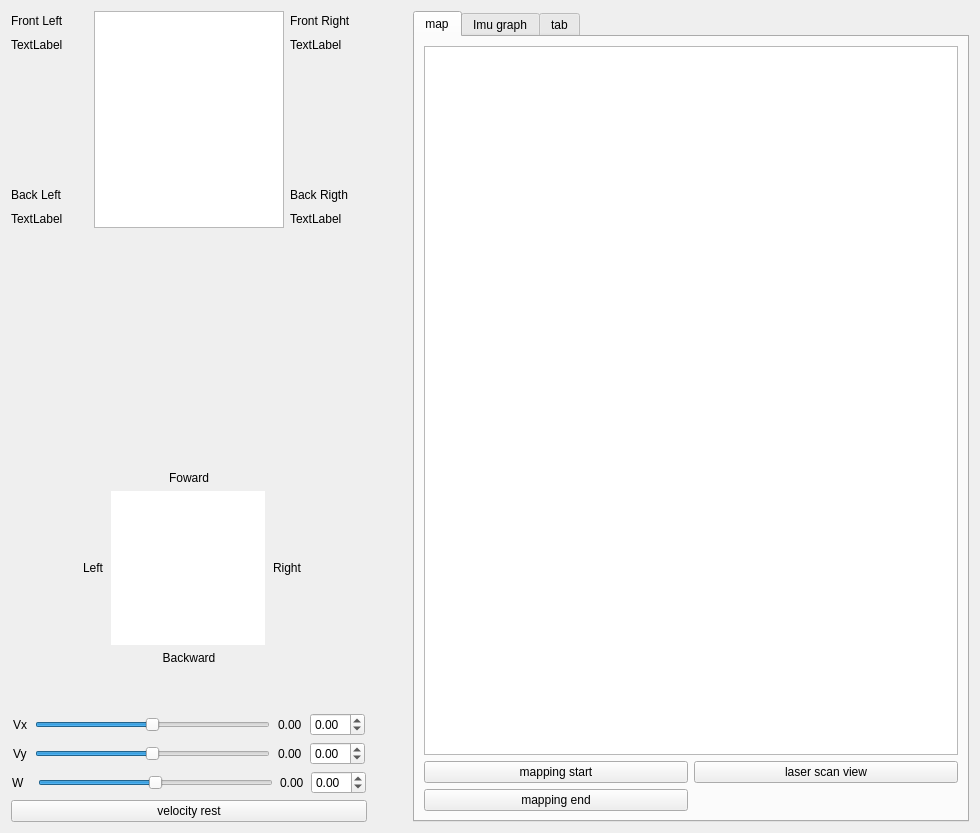
<?xml version="1.0" encoding="UTF-8"?>
<ui version="4.0">
 <class>Form</class>
 <widget class="QWidget" name="Form">
  <property name="geometry">
   <rect>
    <x>0</x>
    <y>0</y>
    <width>980</width>
    <height>833</height>
   </rect>
  </property>
  <property name="sizePolicy">
   <sizepolicy hsizetype="Expanding" vsizetype="Expanding">
    <horstretch>0</horstretch>
    <verstretch>0</verstretch>
   </sizepolicy>
  </property>
  <property name="minimumSize">
   <size>
    <width>50</width>
    <height>0</height>
   </size>
  </property>
  <property name="windowTitle">
   <string>Form</string>
  </property>
  <layout class="QGridLayout" name="gridLayout_3">
   <item row="1" column="0">
    <layout class="QHBoxLayout" name="horizontalLayout_5">
     <property name="sizeConstraint">
      <enum>QLayout::SetMinimumSize</enum>
     </property>
     <item>
      <layout class="QVBoxLayout" name="verticalLayout_2">
       <item>
        <layout class="QGridLayout" name="gridLayout">
         <item row="4" column="0">
          <widget class="QLabel" name="BL_angVel">
           <property name="text">
            <string>TextLabel</string>
           </property>
          </widget>
         </item>
         <item row="4" column="2">
          <widget class="QLabel" name="BR_angVel">
           <property name="text">
            <string>TextLabel</string>
           </property>
          </widget>
         </item>
         <item row="0" column="1" rowspan="5">
          <widget class="QGraphicsView" name="mecanum">
           <property name="minimumSize">
            <size>
             <width>190</width>
             <height>217</height>
            </size>
           </property>
           <property name="maximumSize">
            <size>
             <width>190</width>
             <height>217</height>
            </size>
           </property>
          </widget>
         </item>
         <item row="3" column="0">
          <widget class="QLabel" name="label_3">
           <property name="text">
            <string>Back Left</string>
           </property>
          </widget>
         </item>
         <item row="3" column="2">
          <widget class="QLabel" name="label_4">
           <property name="text">
            <string>Back Rigth</string>
           </property>
          </widget>
         </item>
         <item row="0" column="0">
          <widget class="QLabel" name="label">
           <property name="sizePolicy">
            <sizepolicy hsizetype="Fixed" vsizetype="Preferred">
             <horstretch>0</horstretch>
             <verstretch>0</verstretch>
            </sizepolicy>
           </property>
           <property name="minimumSize">
            <size>
             <width>77</width>
             <height>0</height>
            </size>
           </property>
           <property name="maximumSize">
            <size>
             <width>77</width>
             <height>16777215</height>
            </size>
           </property>
           <property name="text">
            <string>Front Left</string>
           </property>
          </widget>
         </item>
         <item row="1" column="0">
          <widget class="QLabel" name="FL_angVel">
           <property name="text">
            <string>TextLabel</string>
           </property>
          </widget>
         </item>
         <item row="0" column="2">
          <widget class="QLabel" name="label_5">
           <property name="sizePolicy">
            <sizepolicy hsizetype="Fixed" vsizetype="Preferred">
             <horstretch>0</horstretch>
             <verstretch>0</verstretch>
            </sizepolicy>
           </property>
           <property name="minimumSize">
            <size>
             <width>77</width>
             <height>0</height>
            </size>
           </property>
           <property name="maximumSize">
            <size>
             <width>77</width>
             <height>16777215</height>
            </size>
           </property>
           <property name="text">
            <string>Front Right</string>
           </property>
          </widget>
         </item>
         <item row="1" column="2">
          <widget class="QLabel" name="FR_angVel">
           <property name="text">
            <string>TextLabel</string>
           </property>
          </widget>
         </item>
         <item row="2" column="2">
          <spacer name="verticalSpacer_2">
           <property name="orientation">
            <enum>Qt::Vertical</enum>
           </property>
           <property name="sizeType">
            <enum>QSizePolicy::Fixed</enum>
           </property>
           <property name="sizeHint" stdset="0">
            <size>
             <width>20</width>
             <height>125</height>
            </size>
           </property>
          </spacer>
         </item>
         <item row="2" column="0">
          <spacer name="verticalSpacer">
           <property name="orientation">
            <enum>Qt::Vertical</enum>
           </property>
           <property name="sizeType">
            <enum>QSizePolicy::Fixed</enum>
           </property>
           <property name="sizeHint" stdset="0">
            <size>
             <width>20</width>
             <height>125</height>
            </size>
           </property>
          </spacer>
         </item>
        </layout>
       </item>
       <item>
        <layout class="QVBoxLayout" name="verticalLayout">
         <item>
          <spacer name="verticalSpacer_3">
           <property name="orientation">
            <enum>Qt::Vertical</enum>
           </property>
           <property name="sizeHint" stdset="0">
            <size>
             <width>20</width>
             <height>40</height>
            </size>
           </property>
          </spacer>
         </item>
         <item>
          <layout class="QVBoxLayout" name="verticalLayout_3">
           <item>
            <widget class="QLabel" name="label_2">
             <property name="text">
              <string>Foward</string>
             </property>
             <property name="alignment">
              <set>Qt::AlignCenter</set>
             </property>
            </widget>
           </item>
           <item>
            <layout class="QHBoxLayout" name="horizontalLayout_4">
             <item>
              <spacer name="horizontalSpacer">
               <property name="orientation">
                <enum>Qt::Horizontal</enum>
               </property>
               <property name="sizeType">
                <enum>QSizePolicy::Fixed</enum>
               </property>
               <property name="sizeHint" stdset="0">
                <size>
                 <width>40</width>
                 <height>20</height>
                </size>
               </property>
              </spacer>
             </item>
             <item>
              <widget class="QLabel" name="label_8">
               <property name="sizePolicy">
                <sizepolicy hsizetype="Fixed" vsizetype="Preferred">
                 <horstretch>0</horstretch>
                 <verstretch>0</verstretch>
                </sizepolicy>
               </property>
               <property name="minimumSize">
                <size>
                 <width>50</width>
                 <height>0</height>
                </size>
               </property>
               <property name="layoutDirection">
                <enum>Qt::RightToLeft</enum>
               </property>
               <property name="text">
                <string>Left</string>
               </property>
               <property name="alignment">
                <set>Qt::AlignRight|Qt::AlignTrailing|Qt::AlignVCenter</set>
               </property>
              </widget>
             </item>
             <item>
              <widget class="QGraphicsView" name="vel_veiw">
               <property name="sizePolicy">
                <sizepolicy hsizetype="Fixed" vsizetype="Fixed">
                 <horstretch>0</horstretch>
                 <verstretch>0</verstretch>
                </sizepolicy>
               </property>
               <property name="minimumSize">
                <size>
                 <width>154</width>
                 <height>154</height>
                </size>
               </property>
               <property name="maximumSize">
                <size>
                 <width>154</width>
                 <height>154</height>
                </size>
               </property>
               <property name="baseSize">
                <size>
                 <width>230</width>
                 <height>230</height>
                </size>
               </property>
               <property name="contextMenuPolicy">
                <enum>Qt::PreventContextMenu</enum>
               </property>
               <property name="frameShape">
                <enum>QFrame::NoFrame</enum>
               </property>
               <property name="frameShadow">
                <enum>QFrame::Sunken</enum>
               </property>
               <property name="verticalScrollBarPolicy">
                <enum>Qt::ScrollBarAlwaysOff</enum>
               </property>
               <property name="horizontalScrollBarPolicy">
                <enum>Qt::ScrollBarAlwaysOff</enum>
               </property>
              </widget>
             </item>
             <item>
              <widget class="QLabel" name="label_7">
               <property name="sizePolicy">
                <sizepolicy hsizetype="Fixed" vsizetype="Preferred">
                 <horstretch>0</horstretch>
                 <verstretch>0</verstretch>
                </sizepolicy>
               </property>
               <property name="minimumSize">
                <size>
                 <width>50</width>
                 <height>0</height>
                </size>
               </property>
               <property name="text">
                <string>Right</string>
               </property>
              </widget>
             </item>
             <item>
              <spacer name="horizontalSpacer_2">
               <property name="orientation">
                <enum>Qt::Horizontal</enum>
               </property>
               <property name="sizeType">
                <enum>QSizePolicy::Fixed</enum>
               </property>
               <property name="sizeHint" stdset="0">
                <size>
                 <width>40</width>
                 <height>20</height>
                </size>
               </property>
              </spacer>
             </item>
            </layout>
           </item>
           <item>
            <widget class="QLabel" name="label_6">
             <property name="text">
              <string>Backward</string>
             </property>
             <property name="alignment">
              <set>Qt::AlignCenter</set>
             </property>
            </widget>
           </item>
           <item>
            <spacer name="verticalSpacer_4">
             <property name="orientation">
              <enum>Qt::Vertical</enum>
             </property>
             <property name="sizeHint" stdset="0">
              <size>
               <width>20</width>
               <height>40</height>
              </size>
             </property>
            </spacer>
           </item>
          </layout>
         </item>
         <item>
          <layout class="QHBoxLayout" name="horizontalLayout">
           <property name="sizeConstraint">
            <enum>QLayout::SetFixedSize</enum>
           </property>
           <item>
            <widget class="QLabel" name="Vx_fix_label">
             <property name="sizePolicy">
              <sizepolicy hsizetype="Fixed" vsizetype="Preferred">
               <horstretch>0</horstretch>
               <verstretch>0</verstretch>
              </sizepolicy>
             </property>
             <property name="text">
              <string>Vx</string>
             </property>
            </widget>
           </item>
           <item>
            <widget class="QSlider" name="Vx_horizontalSlider">
             <property name="sizePolicy">
              <sizepolicy hsizetype="Fixed" vsizetype="Fixed">
               <horstretch>0</horstretch>
               <verstretch>0</verstretch>
              </sizepolicy>
             </property>
             <property name="minimumSize">
              <size>
               <width>235</width>
               <height>0</height>
              </size>
             </property>
             <property name="styleSheet">
              <string notr="true">QSlider {
            &quot;background-color: #FF3B3B3B;&quot;
            &quot;color: white;&quot;
            &quot;border : 0.1em;&quot;
            &quot;height:  1.5em;&quot;
        }</string>
             </property>
             <property name="minimum">
              <number>-23</number>
             </property>
             <property name="maximum">
              <number>23</number>
             </property>
             <property name="orientation">
              <enum>Qt::Horizontal</enum>
             </property>
             <property name="tickPosition">
              <enum>QSlider::NoTicks</enum>
             </property>
            </widget>
           </item>
           <item>
            <widget class="QLabel" name="Vx_value">
             <property name="sizePolicy">
              <sizepolicy hsizetype="Fixed" vsizetype="Preferred">
               <horstretch>0</horstretch>
               <verstretch>0</verstretch>
              </sizepolicy>
             </property>
             <property name="text">
              <string>0.00</string>
             </property>
            </widget>
           </item>
           <item>
            <widget class="QDoubleSpinBox" name="Vx_doubleSpinBox">
             <property name="sizePolicy">
              <sizepolicy hsizetype="Fixed" vsizetype="Fixed">
               <horstretch>0</horstretch>
               <verstretch>0</verstretch>
              </sizepolicy>
             </property>
             <property name="minimum">
              <double>-0.230000000000000</double>
             </property>
             <property name="maximum">
              <double>0.230000000000000</double>
             </property>
             <property name="singleStep">
              <double>0.010000000000000</double>
             </property>
            </widget>
           </item>
          </layout>
         </item>
         <item>
          <layout class="QHBoxLayout" name="horizontalLayout_2">
           <property name="sizeConstraint">
            <enum>QLayout::SetFixedSize</enum>
           </property>
           <item>
            <widget class="QLabel" name="Vy_fix_label">
             <property name="sizePolicy">
              <sizepolicy hsizetype="Fixed" vsizetype="Preferred">
               <horstretch>0</horstretch>
               <verstretch>0</verstretch>
              </sizepolicy>
             </property>
             <property name="text">
              <string>Vy</string>
             </property>
            </widget>
           </item>
           <item>
            <widget class="QSlider" name="Vy_horizontalSlider">
             <property name="sizePolicy">
              <sizepolicy hsizetype="Fixed" vsizetype="Fixed">
               <horstretch>0</horstretch>
               <verstretch>0</verstretch>
              </sizepolicy>
             </property>
             <property name="minimumSize">
              <size>
               <width>235</width>
               <height>0</height>
              </size>
             </property>
             <property name="minimum">
              <number>-23</number>
             </property>
             <property name="maximum">
              <number>23</number>
             </property>
             <property name="orientation">
              <enum>Qt::Horizontal</enum>
             </property>
            </widget>
           </item>
           <item>
            <widget class="QLabel" name="Vy_value">
             <property name="sizePolicy">
              <sizepolicy hsizetype="Fixed" vsizetype="Preferred">
               <horstretch>0</horstretch>
               <verstretch>0</verstretch>
              </sizepolicy>
             </property>
             <property name="text">
              <string>0.00</string>
             </property>
            </widget>
           </item>
           <item>
            <widget class="QDoubleSpinBox" name="Vy_doubleSpinBox">
             <property name="sizePolicy">
              <sizepolicy hsizetype="Fixed" vsizetype="Fixed">
               <horstretch>0</horstretch>
               <verstretch>0</verstretch>
              </sizepolicy>
             </property>
             <property name="minimum">
              <double>-0.230000000000000</double>
             </property>
             <property name="maximum">
              <double>0.230000000000000</double>
             </property>
             <property name="singleStep">
              <double>0.010000000000000</double>
             </property>
            </widget>
           </item>
          </layout>
         </item>
         <item>
          <layout class="QHBoxLayout" name="horizontalLayout_3">
           <property name="sizeConstraint">
            <enum>QLayout::SetFixedSize</enum>
           </property>
           <item>
            <widget class="QLabel" name="W_fix_label">
             <property name="sizePolicy">
              <sizepolicy hsizetype="Fixed" vsizetype="Preferred">
               <horstretch>0</horstretch>
               <verstretch>0</verstretch>
              </sizepolicy>
             </property>
             <property name="minimumSize">
              <size>
               <width>19</width>
               <height>0</height>
              </size>
             </property>
             <property name="text">
              <string>W</string>
             </property>
            </widget>
           </item>
           <item>
            <widget class="QSlider" name="W_horizontalSlider">
             <property name="sizePolicy">
              <sizepolicy hsizetype="Fixed" vsizetype="Fixed">
               <horstretch>0</horstretch>
               <verstretch>0</verstretch>
              </sizepolicy>
             </property>
             <property name="minimumSize">
              <size>
               <width>235</width>
               <height>0</height>
              </size>
             </property>
             <property name="minimum">
              <number>-23</number>
             </property>
             <property name="maximum">
              <number>23</number>
             </property>
             <property name="orientation">
              <enum>Qt::Horizontal</enum>
             </property>
            </widget>
           </item>
           <item>
            <widget class="QLabel" name="W_value">
             <property name="sizePolicy">
              <sizepolicy hsizetype="Fixed" vsizetype="Preferred">
               <horstretch>0</horstretch>
               <verstretch>0</verstretch>
              </sizepolicy>
             </property>
             <property name="text">
              <string>0.00</string>
             </property>
            </widget>
           </item>
           <item>
            <widget class="QDoubleSpinBox" name="W_doubleSpinBox">
             <property name="sizePolicy">
              <sizepolicy hsizetype="Fixed" vsizetype="Fixed">
               <horstretch>0</horstretch>
               <verstretch>0</verstretch>
              </sizepolicy>
             </property>
             <property name="minimum">
              <double>-0.350000000000000</double>
             </property>
             <property name="maximum">
              <double>0.350000000000000</double>
             </property>
             <property name="singleStep">
              <double>0.010000000000000</double>
             </property>
            </widget>
           </item>
          </layout>
         </item>
         <item>
          <widget class="QPushButton" name="vel_rst_btn">
           <property name="text">
            <string>velocity rest</string>
           </property>
          </widget>
         </item>
        </layout>
       </item>
      </layout>
     </item>
    </layout>
   </item>
   <item row="1" column="1">
    <spacer name="horizontalSpacer_4">
     <property name="orientation">
      <enum>Qt::Horizontal</enum>
     </property>
     <property name="sizeType">
      <enum>QSizePolicy::Fixed</enum>
     </property>
     <property name="sizeHint" stdset="0">
      <size>
       <width>40</width>
       <height>20</height>
      </size>
     </property>
    </spacer>
   </item>
   <item row="1" column="2">
    <layout class="QGridLayout" name="gridLayout_2">
     <item row="0" column="0">
      <widget class="QTabWidget" name="tabWidget">
       <property name="currentIndex">
        <number>0</number>
       </property>
       <widget class="QWidget" name="tab_1">
        <attribute name="title">
         <string>map</string>
        </attribute>
        <layout class="QGridLayout" name="gridLayout_4">
         <item row="2" column="0">
          <widget class="QPushButton" name="mappingend_btn">
           <property name="text">
            <string>mapping end</string>
           </property>
          </widget>
         </item>
         <item row="0" column="0" colspan="2">
          <widget class="QGraphicsView" name="map">
           <property name="minimumSize">
            <size>
             <width>0</width>
             <height>0</height>
            </size>
           </property>
          </widget>
         </item>
         <item row="1" column="0">
          <widget class="QPushButton" name="mappingstart_btn">
           <property name="text">
            <string>mapping start</string>
           </property>
          </widget>
         </item>
         <item row="1" column="1">
          <widget class="QPushButton" name="laser_scan_view_btn">
           <property name="text">
            <string>laser scan view</string>
           </property>
          </widget>
         </item>
        </layout>
       </widget>
       <widget class="QWidget" name="tab_2">
        <attribute name="title">
         <string>Imu graph</string>
        </attribute>
       </widget>
       <widget class="QWidget" name="tab_3">
        <attribute name="title">
         <string>tab</string>
        </attribute>
       </widget>
      </widget>
     </item>
    </layout>
   </item>
  </layout>
 </widget>
 <resources/>
 <connections/>
</ui>
